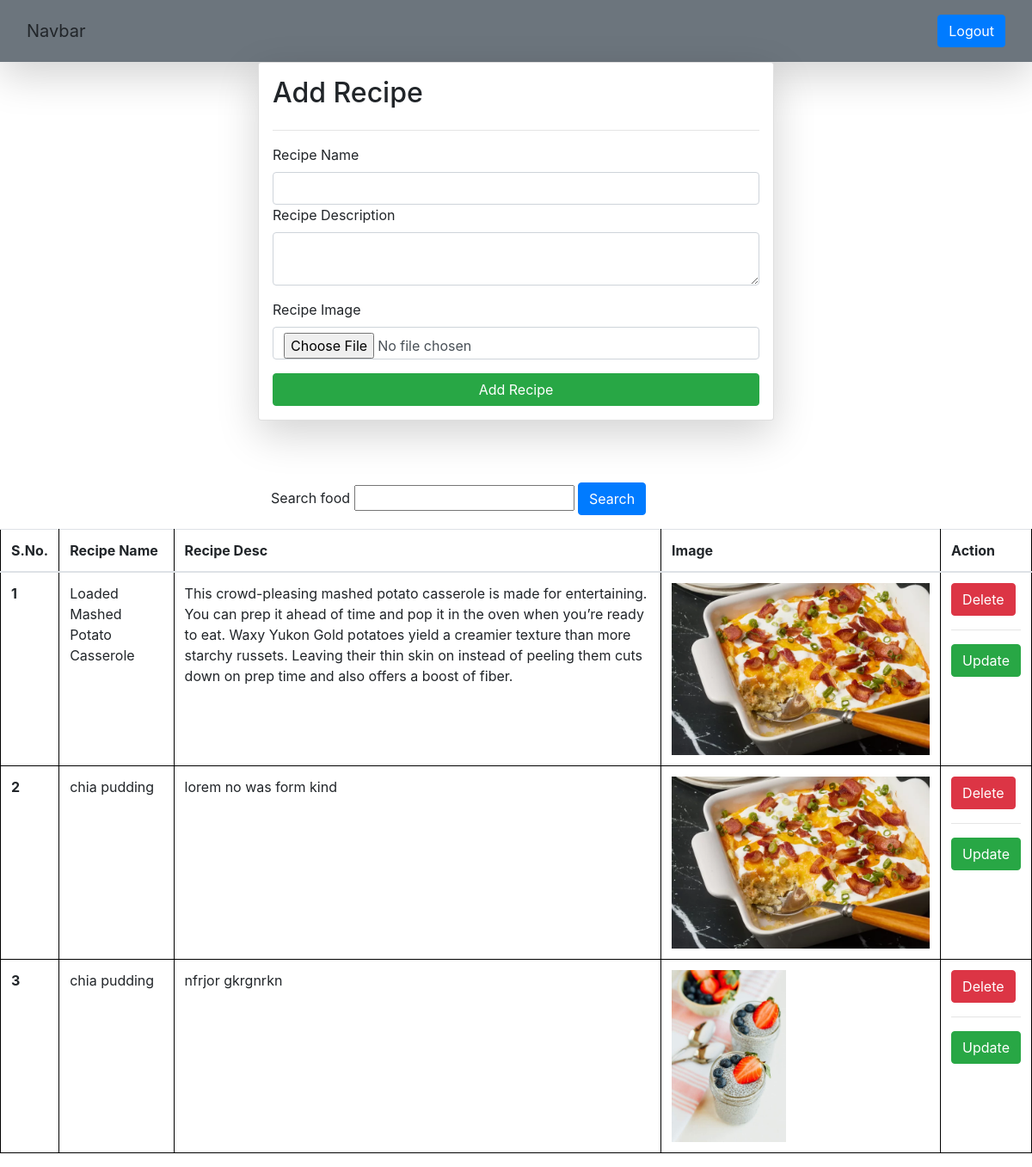
The app's page /recipes/ (signed in) with its own data.
### vege/models.py (models this page shows, shortened)
class Recipe(models.Model):
    user = models.ForeignKey(User, on_delete = models.SET_NULL, null = True, blank = True)
    recipe_name = models.CharField(max_length=100)
    recipe_description = models.TextField()
    recipe_image = models.ImageField(upload_to="recipe", default=77)
    recipe_view_count = models.IntegerField(default=1)
    slug = models.SlugField(unique=True)

### vege/views.py (the view, shortened to what this page needs)
# urls.py: path('recipes/', recipes, name = 'recipes'),
@login_required(login_url = '/login/')
def recipes(request):
    queryset = Recipe.objects.all()
    if request.GET.get('search'):
        queryset = queryset.filter(recipe_name__icontains = request.GET.get('search'))
    context = {'recipes': queryset}
    return render(request, 'recipes.html', context)

### vege/templates/recipes.html (shortened to what this page needs)
{% extends "base.html" %}
{% block start %}
<div>
    <form class="col-6 mx-auto card p-3 shadow-lg" method="post" enctype="multipart/form-data">
        <h2>Add Recipe</h2>
        <hr>
        <div>
            <label for="recipe_name" class="form-label">Recipe Name</label>
            <input id="recipe_name" required name="recipe_name" type="text" class="form-control">
        </div>
        <div class="mb-3">
            <label for="recipe_description" class="form-label">Recipe Description</label>
            <textarea id="recipe_description" required name="recipe_description" class="form-control"></textarea>
        </div>
        <div class="mb-3">
            <label for="recipe_image" class="form-label">Recipe Image</label>
            <input id="recipe_image" name="recipe_image" type="file" class="form-control">
        </div>
        <button type="submit" class="btn btn-success">Add Recipe</button>
    </form>
<br>
<div class="mt-5">
  <div class="mx-auto col-6">
    <div class="mb-3">
      <form>
      <label for="search" class="form-label">Search food</label>
      <input name="search" type="text">
      <button type="submit" class="btn btn-primary">Search</button>
    </form>
    </div>
  </div>
</div>
    <table class="table">
        <thead>
          <tr>
            <th scope="col">S.No.</th>
            <th scope="col">Recipe Name</th>
            <th scope="col">Recipe Desc</th>
            <th scope="col">Image</th>
            <th scope="col">Action</th>
          </tr>
        </thead>
        <tbody>
            {% for recipe in recipes %}
          <tr>
            <th scope="row">{{forloop.counter}}</th>
            <td>{{recipe.recipe_name}}</td>
            <td>{{recipe.recipe_description}}</td>
            <td>
              <img src="/media/{{recipe.recipe_image}}" style="height : 200px"></td>
              <td>
                <a href="/delete_recipe/{{recipe.id}}" class="btn btn-danger">Delete</a>
                <hr>
                <a href="/update_recipe/{{recipe.slug}}" class="btn btn-success">Update</a>
              </td>
          </tr>
          {% endfor %}
        </tbody>
      </table>
  {% endblock %}

### home/templates/base.html (shortened to what this page needs)
{% load static %}
<!DOCTYPE html>
<html lang="en">
<head>
    <link rel="stylesheet" href="https://cdn.jsdelivr.net/npm/bootstrap@4.3.1/dist/css/bootstrap.min.css">
    <link rel="stylesheet" href="/static/css/styles.css">
</head>
<body>
    <nav class="navbar dark p-3 bg-secondary shadow-lg">
        <div class="container-fluid">
          <a class="navbar-brand">Navbar</a>
          <form class="d-flex" role="search">
            {% if request.user.is_authenticated %}
               <a href="/logout/" class="btn btn-primary" type="submit">Logout</a>
            {% else %}
               <a href="/login" class="btn btn-primary" type="submit">Login</a>
            {% endif %}
            </form>
        </div>
      </nav>
    {% block start %}
    {% endblock %}
</body>
</html>

### home/templates/base.html (style rules this page uses)
th, td { border: 1px solid black; }

### records on screen
Recipe: recipe_name "Loaded Mashed Potato Casserole", recipe_description "This crowd-pleasing mashed potato casserole is made for entertaining. You can prep it ahead of time and pop it in the oven when you’re ready to eat. Waxy Yukon Gold potatoes yield a creamier texture than more starchy russets. Leaving their thin skin on instead of peeling them cuts down on prep time and also offers a boost of fiber.", recipe_image (picture)
Recipe: recipe_name "chia pudding", recipe_description "lorem no was form kind", recipe_image (picture)
Recipe: recipe_name "chia pudding", recipe_description "nfrjor gkrgnrkn", recipe_image (picture)
